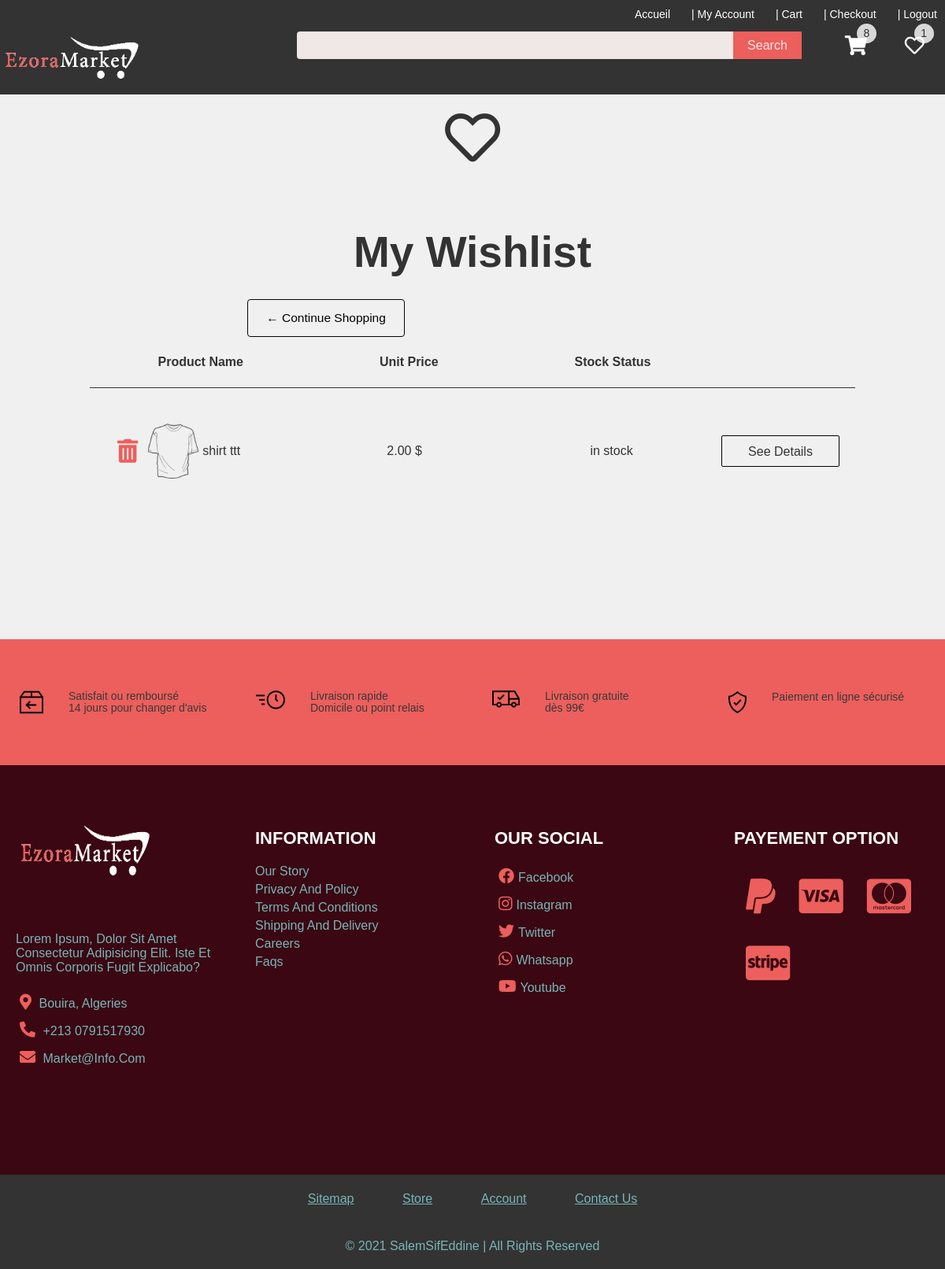
Before: /wishlist/ (signed in) with the older database file.
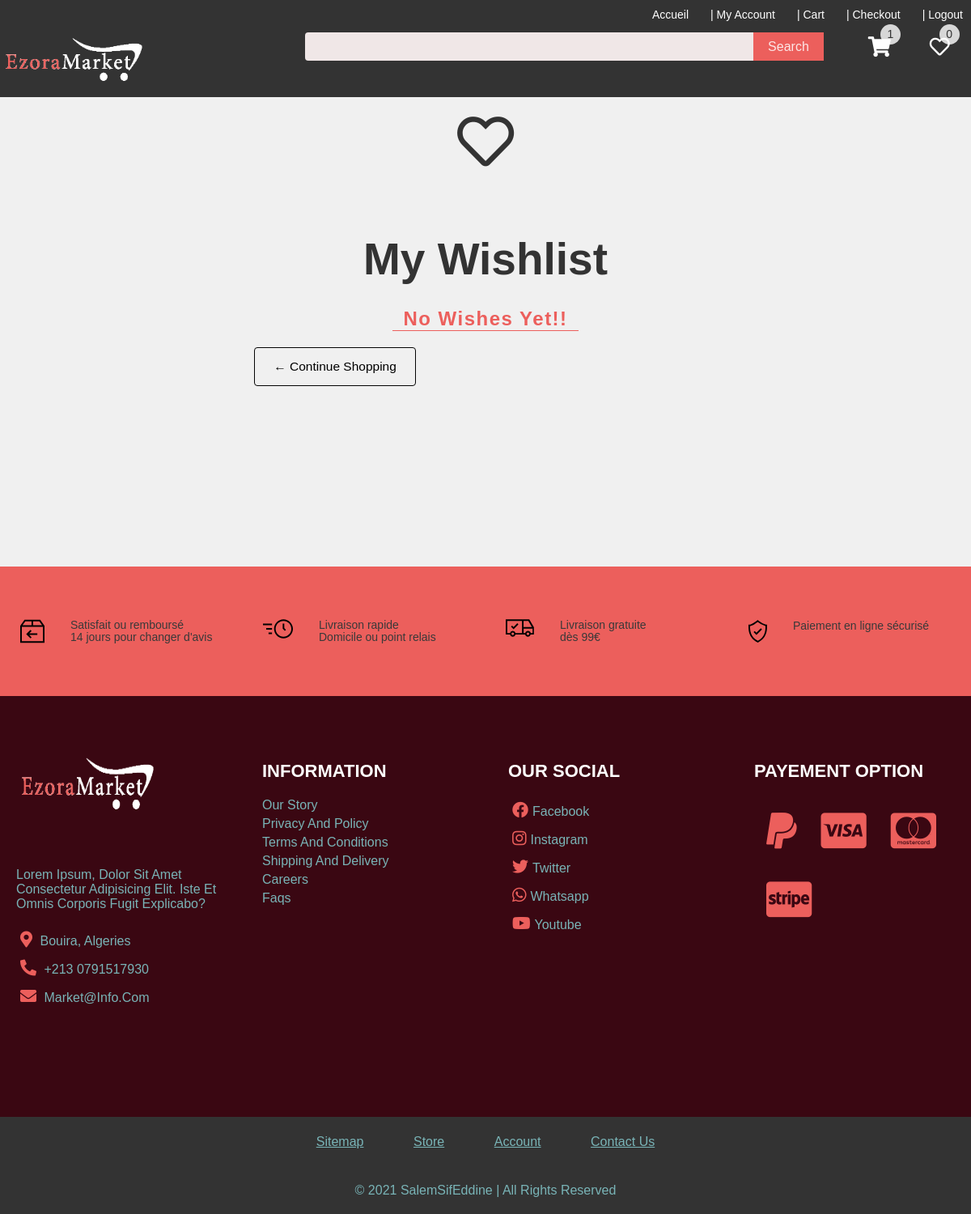
After: the same page with the newer database file.
### pyp/models.py (models this page shows, shortened)
class Wishlist(models.Model):
    customer=models.ForeignKey(User, on_delete=models.CASCADE)
    product= models.ForeignKey(Product, on_delete=models.CASCADE)

class Product(models.Model):
    owner=models.ForeignKey(User,on_delete=models.CASCADE)
    colors=models.ManyToManyField(Color)
    sizes=models.ManyToManyField(Size)
    name=models.CharField(max_length=50)
    description=models.TextField()
    old_price=models.FloatField()
    new_price= models.FloatField()
    catigory=models.ForeignKey(CategoryProduct, on_delete=models.CASCADE, default=1)
    rate=models.ForeignKey(Rate, on_delete=models.CASCADE, default=0)
    image= models.ImageField( default="products/defaultProduct.jpg", upload_to="products")
    thumbnail = models.ManyToManyField(ProductThumbnail)
    brand_name=models.CharField(max_length=100)
    sku = models.CharField(max_length=50)
    meta_keywords = models.CharField(max_length=255, help_text='comma-delimited set of SEO keywords for meta tag')
    meta_description = models.CharField(max_length=255, help_text='content for description meta tag')
    is_active = models.BooleanField(default=True)
    is_bestseller = models.BooleanField(default=False)
    is_featured = models.BooleanField(default=False)
    is_promotion=models.BooleanField(default=False)
    wished=models.BooleanField(default=False)
    date_added=models.DateTimeField(auto_now_add=True)

### pyp/views.py (the view)
# urls.py: path("wishlist/", views.wishlist, name="wishlist"),
def wishlist(request):
    total=callcartnumber(request)['total']
    wishlist=callwishnumber(request)
    if request.user.is_authenticated:
        wishlists=Wishlist.objects.all().filter(customer=request.user)
    else:
        wishlists=[]
    context={"wishlists":wishlists,"wishlist":wishlist,"totalitem":total}
    return render(request, "pages/wishlist.html", context)

### pyp/cartandwish.py (called while the page is built)
def callwishnumber(request):
    if request.user.is_authenticated:
        wishlist=Wishlist.objects.all().filter(customer=request.user)
    else:
        wishlist=[]
    return len(wishlist)

def callcartnumber(request):
    items= OrderItem.objects.all()
    itemsordered=[]
    category=CategoryList.objects.all()
    if request.user.is_authenticated:
        totalItem=0
        totalarray=[]
        for item in items:
            if item.order.customer:
                if request.user == item.order.customer and item.order.complete == False:
                    itemsordered.append(item)
                    quantm= item.quantity
                    totalarray.append(quantm)
                    totalItem = sum(totalarray)
        totalPrice=sum([int(item.product.new_price) * int(item.quantity) for item in itemsordered])
        total={"price":totalPrice, "item":totalItem}
    else:
        total={"price":0, "item":0}
    return {"total":total, "products":itemsordered}

### pyp/templates/pages/wishlist.html (shortened to what this page needs)
{% extends 'pages/base.html' %}
{% load static %}
{% block css %}
    <link rel="stylesheet" href="{% static 'css/wishlist.css' %}">
{% endblock css %}
{% block content %}
    <div class="row-wish">
        <div class="top-row-wish">
            <div class="heart-wish-logo">
                <i class="far fa-heart"></i>
            </div>
            <div class="wishlist-title">
                <h1>my wishlist</h1>
            </div>
        </div>
        <div class="wishlists-parent">
           {% if wishlists %}
           <a href="{% url 'home' %}"><button class="con-shopp">&#8592; Continue Shopping</button></a>
            <div class="wishlist-header">
                <ul>
                    <li>Product Name</li>
                    <li>Unit Price</li>
                    <li>stock status</li>
                </ul>
            </div>
           {% endif %}
            <div class="wishlist-products">
                {% for wish in wishlists %}
                <div class="product-wish">
                    <ul>
                        <li>
                            <i  id="removewish" data-id="{{wish.product.id}}" class="fas fa-trash-alt removewish"></i>
                            <div class="img"><a href="/product/{{wish.product.id}}/">
                                <img class="skeleton" src="{{wish.product.image.url}}" alt="whish image">
                            </a></div>
                            <span>{{wish.product.name}}</span>
                        </li>
                        <li>{{wish.product.new_price}}0 $</li>
                        {% if wish.product.is_active %}
                            <li>in stock</li>
                        {% else %}
                            <li>not in stock</li>
                        {% endif %}
                        <li>
                            <div class="detailbtn">
                               <a href="{% url 'detail' wish.product.id %}"> <button >See Details</button></a>
                            </div>
                        </li>
                    </ul>
                </div>
                {% empty %}
                    <h2>No Wishes Yet!!</h2>
                    <a href="{% url 'home' %}"><button class="con-shopp">&#8592; Continue Shopping</button></a>
                {% endfor %}
            </div>
        </div>
    </div>
{% endblock content %}

Changed rows visible on the page:
removed Wishlist: product.image (picture), product.name "shirt ttt", product.new_price "2.0", shows "in stock"
Other visible differences:
{{ totalitem.item }}: "8" → "1"
{{ wishlist }}: "1" → (not shown)
text no longer shown: "Product Name Unit Price Stock Status"
text now shown: "0 No Wishes Yet!!"
